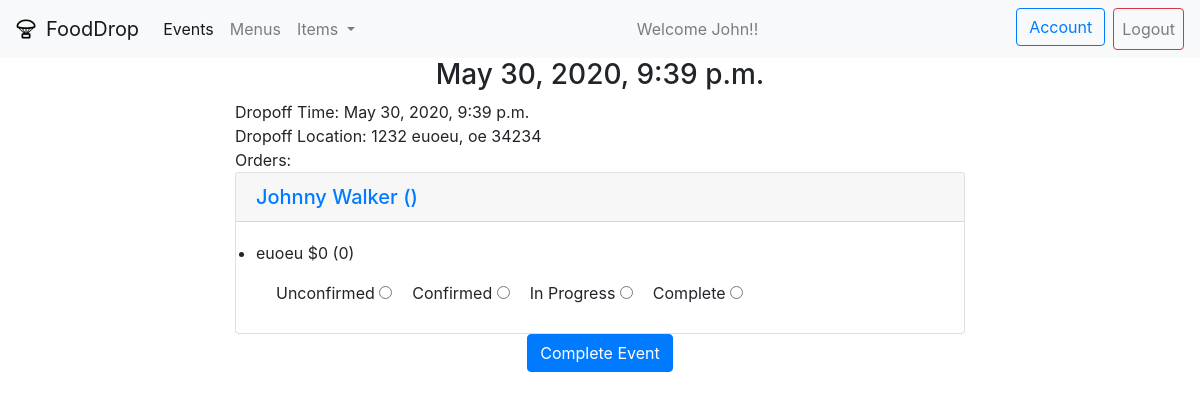
Before: /event/1 with the older database file.
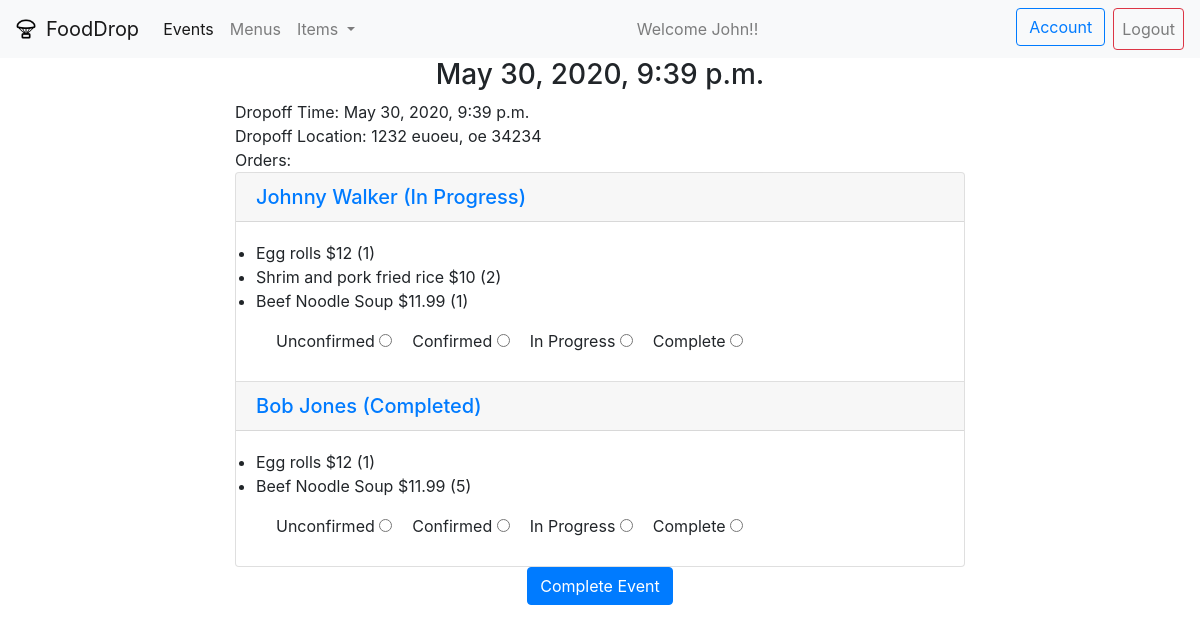
After: the same page with the newer database file.
### RestaurantEvent/models.py (models this page shows)
class Event(models.Model):
    restaurant =  models.ForeignKey(Restaurant, related_name="events", on_delete=models.CASCADE)
    menu = models.ForeignKey(Menu,related_name="events",on_delete=models.CASCADE)
    status = models.CharField(max_length=30)
    date_time = models.DateTimeField()
    notes = models.TextField()
    location = models.ForeignKey(Location, related_name="events", on_delete=models.CASCADE)
    minimum_orders = models.IntegerField()
    maximum_orders = models.IntegerField()
    minimum_amount_per_order = models.IntegerField()
    created_at = models.DateTimeField(auto_now_add=True)
    updated_at = models.DateTimeField(auto_now=True)
    objects = EventManager()

### Location/models.py (models this page shows)
class Location(models.Model):
    address = models.TextField()
    city = models.CharField(max_length=100)
    state = models.CharField(max_length=2)
    zip_code = models.IntegerField()
    created_at = models.DateTimeField(auto_now_add=True)
    updated_at = models.DateTimeField(auto_now=True)
    def __str__(self):
        return f"{self.address} {self.city}, {self.state} {self.zip_code}"

### UserOrder/models.py (models this page shows)
class Order(models.Model):
    user =  models.ForeignKey(User, related_name="orders", on_delete=models.CASCADE)
    item = models.ManyToManyField(Item, related_name="orders")
    event = models.ForeignKey(Event, related_name="orders", on_delete=models.CASCADE)
    status = models.CharField(max_length=30)
    created_at = models.DateTimeField(auto_now_add=True)
    updated_at = models.DateTimeField(auto_now=True)

class OrderQuantity(models.Model):
    item =  models.ForeignKey(Item, related_name="quantities", on_delete=models.CASCADE)
    order =  models.ForeignKey(Order, related_name="quantities", on_delete=models.CASCADE)
    quantity = models.IntegerField()
    created_at = models.DateTimeField(auto_now_add=True)
    updated_at = models.DateTimeField(auto_now=True)

### UserLogin/models.py (models this page shows)
class User(models.Model):
    first_name = models.CharField(max_length=50)
    last_name = models.CharField(max_length=50)
    email = models.CharField(max_length=50)
    password = models.CharField(max_length=70)
    phone_number = models.CharField(max_length=10)
    created_at = models.DateTimeField(auto_now_add=True)
    updated_at = models.DateTimeField(auto_now=True)

### RestaurantItem/models.py (models this page shows)
class Item(models.Model):
    item_title = models.CharField(max_length=255)
    item_description = models.TextField()
    item_price = models.IntegerField()
    restaurant = models.ForeignKey(Restaurant,related_name="items", on_delete=models.CASCADE)
    created_at = models.DateTimeField(auto_now_add=True)
    updated_at = models.DateTimeField(auto_now=True)

### RestaurantEvent/views.py (the view)
# urls.py: path('<int:eventID>', views.viewEvent),
def viewEvent(request, eventID):
    event = Event.objects.get(id=eventID)
    context = {
        "event": event,
        "orders": event.orders.all()
    }
    return render(request, "viewEvent.html", context)

### RestaurantEvent/templates/viewEvent.html (shortened to what this page needs)
<!DOCTYPE html>
<html lang="en">
<head>
    {% load static %}
    <link rel="stylesheet" href="https://stackpath.bootstrapcdn.com/bootstrap/4.4.1/css/bootstrap.min.css">
    <link rel="stylesheet" href="{% static 'css/style.css' %}">
</head>
<body>
    {% include "navbar.html" %}
    <div class="container">
        <div class="row justify-content-center">
            <div class="col-8">
                <div class="row">
                    <div class="col text-center">
                        <h3>{{event.date_time}}</h3>
                    </div>
                </div>
                <div class="row">
                    <div class="col text-left">
                        Dropoff Time: {{event.date_time}}
                    </div>
                </div>
                <div class="row">
                    <div class="col text-left">
                       Dropoff Location: {{event.location}}
                    </div>
                </div>
                <div class="row">
                    <div class="col text-left">
                       Orders:
                    </div>
                </div>
                <div class="accordion md-accordion" id="accordionEx" role="tablist" aria-multiselectable="true">
                    {% for order in orders %}
                    <div class="card">
                        <div class="card-header" role="tab" id="heading{{order.id}}">
                        <a data-toggle="collapse" data-parent="#accordionEx" href="#collapse{{order.id}}" aria-expanded="true"
                            aria-controls="collapse{{order.id}}">
                            <h5 class="mb-0">
                            {{order.user.first_name}} {{order.user.last_name}} ({{order.status}})
                            </h5>
                        </a>
                        </div>
                        <div id="collapse{{order.id}}" class="collapse show" role="tabpanel" aria-labelledby="heading{{order.id}}"
                        data-parent="#accordionEx">
                        <div class="card-body">
                            <ul>
                                {% for item in order.quantities.all %}
                                <li>{{item.item.item_title}} ${{item.item.item_price}} ({{item.quantity}})</li>
                                {% endfor %}
                            </ul>
                            <div class="input-group">
                                <div class="form-check">
                                    <label for="">Unconfirmed</label>
                                    <input type="radio" name="orderStatus-{{order.id}}" value="unconfirmed">
                                </div>
                                <div class="form-check">
                                    <label for="">Confirmed</label>
                                    <input type="radio" name="orderStatus-{{order.id}}" value="confirmed" >
                                </div>
                                <div class="form-check">
                                    <label for="">In Progress</label>
                                    <input type="radio" name="orderStatus-{{order.id}}" value="inProgress" >
                                </div>
                                <div class="form-check">
                                    <label for="">Complete</label>
                                    <input type="radio" name="orderStatus-{{order.id}}" value="complete" >
                                </div>
                            </div>
                        </div>
                        </div>
                    </div>
                    {% endfor %}
                </div>
                <div class="row">
                    <div class="col text-center">
                        <a href="/event/{{event.id}}/complete" class="btn btn-primary">Complete Event</a>
                    </div>
                </div>
            </div>
        </div>
    </div>
</body>
</html>

### RestaurantMenu/templates/navbar.html (shortened to what this page needs)
<nav class="navbar navbar-expand-lg navbar-light bg-light">
    {% load static %}
    <img src="{% static 'images/icon.png'%}" alt="" style="width: 20px; height: 20px; margin-right: 10px;" >
    <a class="navbar-brand" href="restaurant_login">FoodDrop</a>
    <div class="collapse navbar-collapse" id="navbarSupportedContent">
        <ul class="navbar-nav mr-auto">
            <li class="nav-item active">
                <a class="nav-link" href="restaurant_event">Events<span class="sr-only">(current)</span></a>
            </li>
            <li class="nav-item">
                <a class="nav-link" href="restaurant_menu">Menus</a>
            </li>
            <li class="nav-item dropdown">
                <a class="nav-link dropdown-toggle" href="#" id="navbarDropdown" role="button" data-toggle="dropdown" aria-haspopup="true" aria-expanded="false">
                    Items
                </a>
            </li>
            <li class="nav-item">
                <a class="nav-link disabled" href="#" tabindex="-1" aria-disabled="true"></a>
            </li>
        </ul>
        <ul class="nav navbar-nav mr-auto">
            <li class="nav-item">
                <a class="nav-link" href="restaurant_menu">Welcome John!!</a>
            </li>
        </ul>
        <ul class="nav navbar-nav navbar-right">
            <li class="nav-item">
                <a class="btn btn-outline-primary" href="">Account</a>
            </li>
            <li class="nav-item ml-2">
                <a class="btn btn-outline-danger nav-link" href="">Logout</a>
            </li>
        </ul>
    </div>
</nav>

### UserLogin/static/css/style.css (style rules this page uses)
* { margin: 0px; padding: 0px; box-sizing: border-box; }
.container { margin: auto; }

Changed rows visible on the page:
changed Order "Johnny": status (not shown) → "In Progress"
changed OrderQuantity (number 1 of 5 on the later page): item.item_title "euoeu" → "Egg rolls"; item.item_price "0" → "12"; quantity "0" → "1"
added OrderQuantity: item.item_title "Shrim and pork fried rice", item.item_price "10", quantity "2", shown under Order "Johnny"
added OrderQuantity: item.item_title "Beef Noodle Soup", item.item_price "11.99", quantity "1", shown under Order "Johnny"
added Order: user.first_name "Bob", user.last_name "Jones", status "Completed"
added OrderQuantity: item.item_title "Egg rolls", item.item_price "12", quantity "1", shown under "Bob"
added OrderQuantity: item.item_title "Beef Noodle Soup", item.item_price "11.99", quantity "5", shown under "Bob"
